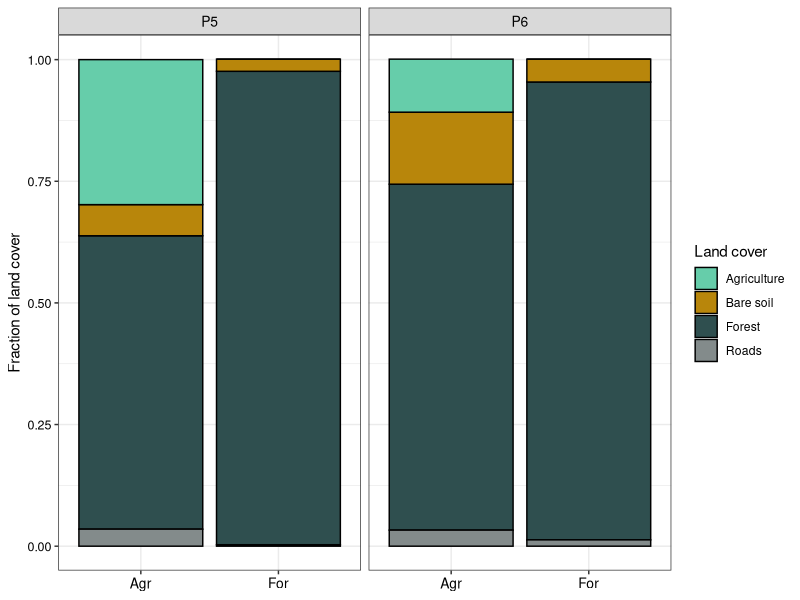
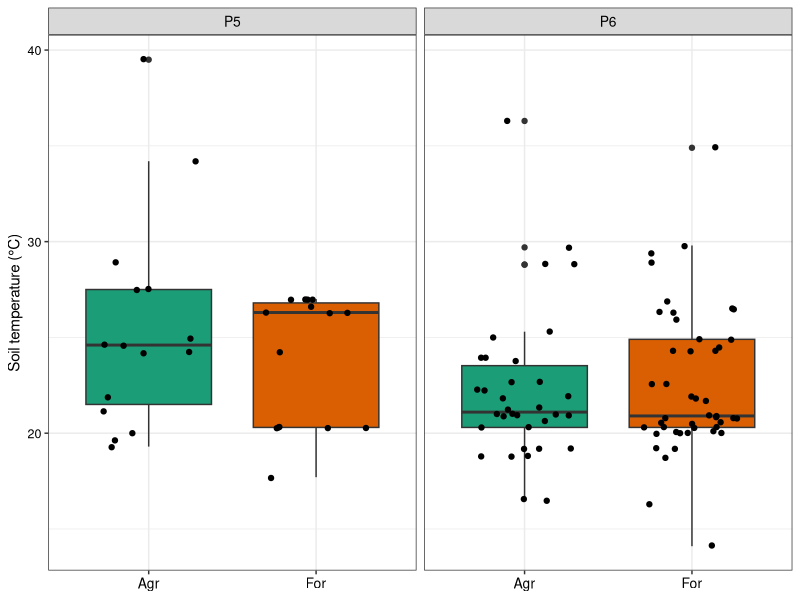
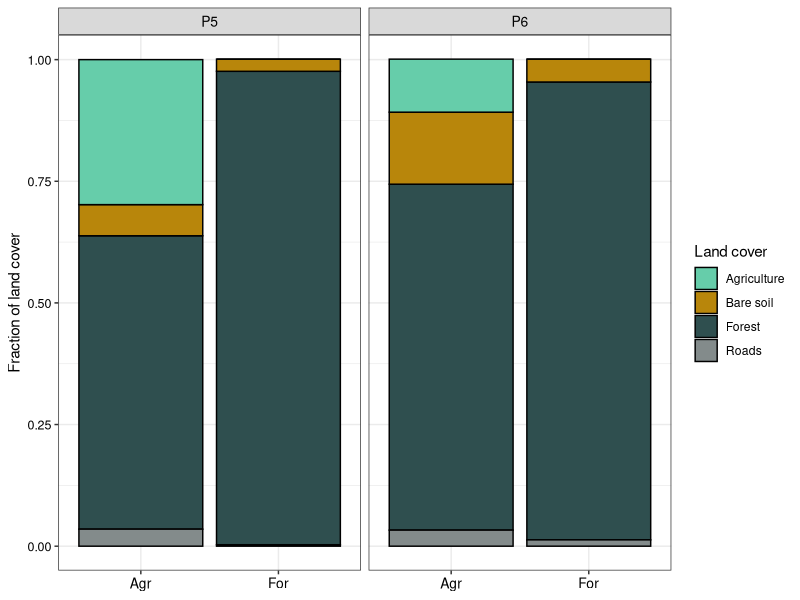
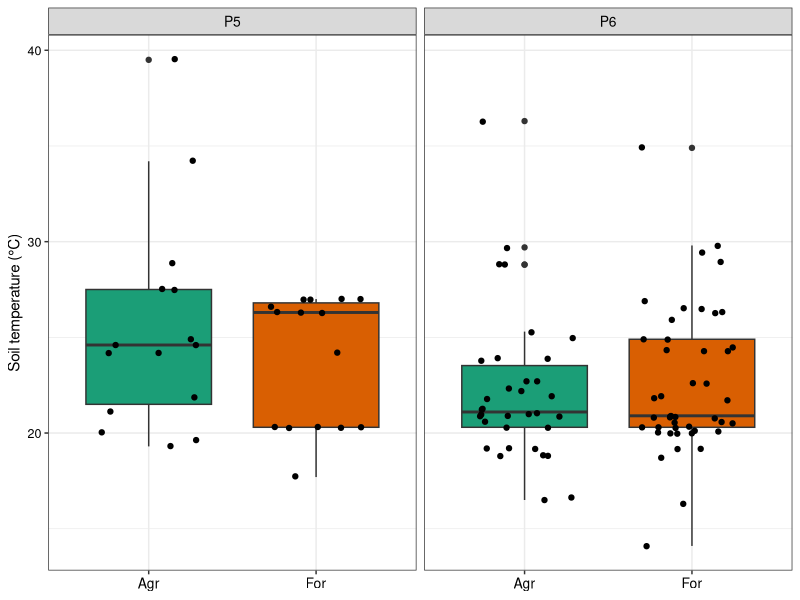

These figures' R source, in order: (Note: this script raises an error after producing the figures.)
## ---- chunk 1
library(ggplot2)
library(nortest)
## ---- chunk 2
#Enviromental variables database
Sg.env<-read.table("Data/Env_Data/Env_Data.txt",header=T)

#Transform to factor some variables
Sg.env$ID<-factor(Sg.env$ID)
Sg.env$Site<-factor(Sg.env$Site)
Sg.env$Polygon<-factor(Sg.env$Polygon)
Sg.env$Site_ID<-factor(Sg.env$Site_ID)

#Explore data
str(Sg.env)
summary(Sg.env)

#Landscape cover database
Sg.cov<-as.data.frame(read.table("Data/Env_Data/Cov_Data.txt",header=T))

#Transform to factor some variables
Sg.cov$Sites<-factor(Sg.cov$Sites)
Sg.cov$Coverage<-factor(Sg.cov$Coverage,labels=c("Agriculture","Bare soil","Forest","Roads"))

#Explore data
str(Sg.cov)
summary(Sg.env)
## ---- chunk 3
(Sg.lancov<-ggplot(data=Sg.cov, #Databas
            aes(x=Sites,y=Prop_Cov,fill=Coverage))+ #Axis definition
            geom_bar(stat="identity",color="black")+ #Geometry definition
            facet_wrap(~Polygon,scale="free_x")+ #Split plots
            ylab("Fraction of land cover")+ #y-axis legend
            scale_fill_manual(values=c("aquamarine3","darkgoldenrod","darkslategray","azure4"))+ #Colors definition
            theme_bw()+ #Canvas definition
            labs(fill="Land cover")+ #Rename legend
            scale_x_discrete(labels=c("Agr","For"))+ #Rename groups of x-axis
            theme(axis.title.x=element_blank(), #Remove title of x-axis
            strip.text.x=element_text(size=10,color="black"), #Size and color of strip.text.x
            axis.text.x=element_text(size=10,color="black"), #Size and color of axis.text.x
            axis.text.y=element_text(size=9,color="black"))) #Size and color of axis.text.y
## ---- chunk 4
ggsave("Analysis/Env_Vars/Figures/Sg.lancov.pdf",dpi=300,limitsize=TRUE,
       width=10,height=7)
## ---- chunk 5
#Plot with St between sites within polygons
(Sg.St<-ggplot(data=Sg.env, #Database
             aes(x=Site_ID,y=St))+ #Axis definition
             geom_boxplot(aes(fill=Site))+ #Geometry definition
             geom_jitter(aes(fill=Site),width=0.3)+ #Geometry definition
             facet_wrap(~Polygon,scale="free_x")+ #Split plots
             ylab("Soil temperature (°C)")+ #y-axis legend
             scale_fill_brewer(palette="Dark2")+ #Colors definition
             scale_x_discrete(labels=c("Agr","For"))+ #Rename groups of x-axis
             theme_bw()+ #Canvas definition
             theme(legend.position="none",axis.title.x=element_blank(), #Remove title of x-axis
             strip.text.x=element_text(size=10,color="black"), #Size and color of strip.text.x
             axis.text.x=element_text(size=10,color="black"), #Size and color of axis.text.x
             axis.text.y=element_text(size=9,color="black"))) #Size and color of axis.text.y
## ---- chunk 6
ggsave("Analysis/Env_Vars/Figures/Sg.St.pdf",dpi=300,limitsize=TRUE,
       width=10,height=7)
## ---- chunk 7
#Shapiro test used to n<50
#shapiro.test(Sg.env$St)

#Lillie test used to n>=50
lillie.test(Sg.env$St)
## ---- chunk 8
#Filter by sites within of each polygon to pr
#Only samples of P6For
P6For<-filter(Sg.env,Site_ID=="P6For")
shapiro.test(P6For$St) #(n<50) 
lillie.test(P6For$St) #(n>=50)
#St for P6For non-normal

#Only samples of P6Agr
P6Agr<-filter(Sg.env,Site_ID=="P6Agr")
shapiro.test(P6For$St) #(n<50) 
lillie.test(P6For$St) #(n>=50)
#St for P6Agr non-normal

#Only samples of P5For
P5For<-filter(Sg.env,Site_ID=="P5For")
shapiro.test(P5For$St) #(n<50) 
lillie.test(P5For$St) #(n>=50)
#St for P5For non-normal

#Only samples of P6Agr
P5Agr<-filter(Sg.env,Site_ID=="P5Agr")
shapiro.test(P5For$St) #(n<50) 
lillie.test(P5For$St) #(n>=50)
#St for P5Agr non-normal
## ---- chunk 9
#Extract samples of Polygon 6 to do Wilcox test
P6<-filter(Sg.env,Polygon=="P6")


#Wilcox test to estimate if there are significant differences
wilcox.test(data=P6,St~Site,exact=F) #No significant differences

#Extract samples of Polygon 5 to do Wilcox test
P5<-filter(Sg.env,Polygon=="P5")

#Wilcox test to estimate if there are significant differences
wilcox.test(data=P5,St~Site,exact=F) #No significant differences
## ---- chunk 10
ggplot(data=Sg.env, #Databas
            aes(x=Site,y=At))+ #Axis definition
            geom_boxplot(aes(colour=Site))+
            geom_jitter(aes(colour=Site))+
            #facet_wrap(~Site,scale="free_x")+
            theme_bw()+
            theme(legend.position=)
## ---- chunk 11
shapiro.test(Sg.env$At) #(n<50)
lillie.test(Sg.env$At) #(n>=50)

ggplot(Sg.env,aes(x=At,y=..density..))+
       geom_histogram(binwidth=1,col='black',fill='orange')+
       theme_bw()

#filtrar por sitio
#Agr<-filter(Sg.env,Site=="Agr")
shapiro.test(Agr$At) #(n<50) Agr tiene 48 muestras
lillie.test(Agr$At) #(n>=50)

ggplot(Agr,aes(x=At,y=..density..))+
       geom_histogram(binwidth=1,col='black',fill='orange')+
       theme_bw()

#For<-filter(Sg.env,Site=="For")
shapiro.test(For$At) #(n<50) 
lillie.test(For$At) #(n>=50) For tiene 61 muestras

ggplot(For,aes(x=At,y=..density..))+
       geom_histogram(binwidth=1,col='black',fill='orange')+
       theme_bw()
## ---- chunk 12
wilcox.test(data=Sg.env,At~Site,exact=F) #si hay diferencias significativas
## ---- chunk 13
ggplot(data=Sg.env, #Databas
            aes(x=Site,y=RH))+ #Axis definition
            geom_boxplot(aes(colour=Site))+
            geom_jitter(aes(colour=Site))+
            #facet_wrap(~Site,scale="free_x")+
            theme_bw()+
            theme(legend.position=)
## ---- chunk 14
shapiro.test(Sg.env$RH) #(n<50)
lillie.test(Sg.env$RH) #(n>=50)

ggplot(Sg.env,aes(x=RH,y=..density..))+
       geom_histogram(binwidth=1,col='black',fill='orange')+
       theme_bw()

#filtrar por sitio
#Agr<-filter(Sg.env,Site=="Agr")
shapiro.test(Agr$RH) #(n<50) Agr tiene 48 muestras
lillie.test(Agr$RH) #(n>=50)

ggplot(Agr,aes(x=RH,y=..density..))+
       geom_histogram(binwidth=1,col='black',fill='orange')+
       theme_bw()

#For<-filter(Sg.env,Site=="For")
shapiro.test(For$RH) #(n<50) 
lillie.test(For$RH) #(n>=50) For tiene 61 muestras

ggplot(For,aes(x=RH,y=..density..))+
       geom_histogram(binwidth=1,col='black',fill='orange')+
       theme_bw()
## ---- chunk 15
wilcox.test(data=Sg.env,RH~Site,exact=F) #si hay diferencias significativas
## ---- chunk 16
ggplot(data=Sg.env, #Databas
            aes(x=Site,y=Slope))+ #Axis definition
            geom_boxplot(aes(colour=Site))+
            geom_jitter(aes(colour=Site))+
            #facet_wrap(~Site,scale="free_x")+
            theme_bw()+
            theme(legend.position=)
## ---- chunk 17
shapiro.test(Sg.env$Slope) #(n<50)
lillie.test(Sg.env$Slope) #(n>=50)

ggplot(Sg.env,aes(x=Slope,y=..density..))+
       geom_histogram(binwidth=1,col='black',fill='orange')+
       theme_bw()

#filtrar por sitio
#Agr<-filter(Sg.env,Site=="Agr")
shapiro.test(Agr$Slope) #(n<50) Agr tiene 48 muestras
lillie.test(Agr$Slope) #(n>=50)

ggplot(Agr,aes(x=Slope,y=..density..))+
       geom_histogram(binwidth=1,col='black',fill='orange')+
       theme_bw()

#For<-filter(Sg.env,Site=="For")
shapiro.test(For$Slope) #(n<50) 
lillie.test(For$Slope) #(n>=50) For tiene 61 muestras

ggplot(For,aes(x=Slope,y=..density..))+
       geom_histogram(binwidth=1,col='black',fill='orange')+
       theme_bw()
## ---- chunk 18
wilcox.test(data=Sg.env,Slope~Site,exact=F) #si hay diferencias significativas
## ---- chunk 19
ggplot(data=Sg.env, #Databas
            aes(x=Site,y=MSI))+ #Axis definition
            geom_boxplot(aes(colour=Site))+
            geom_jitter(aes(colour=Site))+
            #facet_wrap(~Site,scale="free_x")+
            theme_bw()+
            theme(legend.position=)
## ---- chunk 20
shapiro.test(Sg.env$MSI) #(n<50)
lillie.test(Sg.env$MSI) #(n>=50)

ggplot(Sg.env,aes(x=MSI,y=..density..))+
       geom_histogram(binwidth=1,col='black',fill='orange')+
       theme_bw()

#filtrar por sitio
#Agr<-filter(Sg.env,Site=="Agr")
shapiro.test(Agr$MSI) #(n<50) Agr tiene 48 muestras
lillie.test(Agr$MSI) #(n>=50)

ggplot(Agr,aes(x=MSI,y=..density..))+
       geom_histogram(binwidth=1,col='black',fill='orange')+
       theme_bw()

#For<-filter(Sg.env,Site=="For")
shapiro.test(For$MSI) #(n<50) 
lillie.test(For$MSI) #(n>=50) For tiene 61 muestras

ggplot(For,aes(x=MSI,y=..density..))+
       geom_histogram(binwidth=1,col='black',fill='orange')+
       theme_bw()
## ---- chunk 21
wilcox.test(data=Sg.env,MSI~Site,exact=F) #no hay diferencias significativas
## ---- chunk 22


ggplot(data=Sg.env, #Databas
            aes(x=Site,y=DEM))+ #Axis definition
            #geom_boxplot(aes(colour=Site))+
            geom_jitter(aes(colour=Site))+
            #facet_wrap(~Site,scale="free_x")+
            theme_bw()+
            theme(legend.position=)
## ---- chunk 23
shapiro.test(Sg.env$DEM) #(n<50)
lillie.test(Sg.env$DEM) #(n>=50)

ggplot(Sg.env,aes(x=DEM,y=..density..))+
       geom_histogram(binwidth=1,col='black',fill='orange')+
       theme_bw()

#filtrar por sitio
#Agr<-filter(Sg.env,Site=="Agr")
shapiro.test(Agr$DEM) #(n<50) Agr tiene 48 muestras
lillie.test(Agr$DEM) #(n>=50)

ggplot(Agr,aes(x=DEM,y=..density..))+
       geom_histogram(binwidth=1,col='black',fill='orange')+
       theme_bw()

#For<-filter(Sg.env,Site=="For")
shapiro.test(For$DEM) #(n<50) 
lillie.test(For$DEM) #(n>=50) For tiene 61 muestras

ggplot(For,aes(x=DEM,y=..density..))+
       geom_histogram(binwidth=1,col='black',fill='orange')+
       theme_bw()
## ---- chunk 24
wilcox.test(data=Sg.env,DEM~Site,exact=F) #si hay diferencias significativas
## ---- chunk 25
ggplot(data=Sg.env, #Databas
            aes(x=Site,y=NDVI))+ #Axis definition
            geom_boxplot(aes(colour=Site))+
            geom_jitter(aes(colour=Site))+
            #facet_wrap(~Site,scale="free_x")+
            theme_bw()+
            theme(legend.position=)
## ---- chunk 26
shapiro.test(Sg.env$NDVI) #(n<50)
lillie.test(Sg.env$NDVI) #(n>=50)

ggplot(Sg.env,aes(x=NDVI,y=..density..))+
       geom_histogram(binwidth=1,col='black',fill='orange')+
       theme_bw()

#filtrar por sitio
#Agr<-filter(Sg.env,Site=="Agr")
shapiro.test(Agr$NDVI) #(n<50) Agr tiene 48 muestras
lillie.test(Agr$NDVI) #(n>=50)

ggplot(Agr,aes(x=NDVI,y=..density..))+
       geom_histogram(binwidth=1,col='black',fill='orange')+
       theme_bw()

#For<-filter(Sg.env,Site=="For")
shapiro.test(For$NDVI) #(n<50) 
lillie.test(For$NDVI) #(n>=50) For tiene 61 muestras

ggplot(For,aes(x=NDVI,y=..density..))+
       geom_histogram(binwidth=1,col='black',fill='orange')+
       theme_bw()
## ---- chunk 27
wilcox.test(data=Sg.env,NDVI~Site,exact=F) #si hay diferencias significativas
## ---- chunk 28
ggplot(data=Sg.env, #Databas
            aes(x=Site,y=Aspect))+ #Axis definition
            geom_boxplot(aes(colour=Site))+
            geom_jitter(aes(colour=Site))+
            #facet_wrap(~Site,scale="free_x")+
            theme_bw()+
            theme(legend.position=)
## ---- chunk 29
shapiro.test(Sg.env$Aspect) #(n<50)
lillie.test(Sg.env$Aspect) #(n>=50)

ggplot(Sg.env,aes(x=Aspect,y=..density..))+
       geom_histogram(binwidth=1,col='black',fill='orange')+
       theme_bw()

#filtrar por sitio
#Agr<-filter(Sg.env,Site=="Agr")
shapiro.test(Agr$Aspect) #(n<50) Agr tiene 48 muestras
lillie.test(Agr$Aspect) #(n>=50)

ggplot(Agr,aes(x=Aspect,y=..density..))+
       geom_histogram(binwidth=1,col='black',fill='orange')+
       theme_bw()

#For<-filter(Sg.env,Site=="For")
shapiro.test(For$Aspect) #(n<50) 
lillie.test(For$Aspect) #(n>=50) For tiene 61 muestras

ggplot(For,aes(x=Aspect,y=..density..))+
       geom_histogram(binwidth=1,col='black',fill='orange')+
       theme_bw()
## ---- chunk 30
wilcox.test(data=Sg.env,Aspect~Site,exact=F) #ni hay diferencias significativas
## ---- chunk 31
ggplot(data=Sg.env, #Databas
            aes(x=Site,y=Bt))+ #Axis definition
            geom_boxplot(aes(colour=Site))+
            geom_jitter(aes(colour=Site))+
            #facet_wrap(~Site,scale="free_x")+
            theme_bw()+
            theme(legend.position=)
## ---- chunk 32
shapiro.test(Sg.env$Bt) #(n<50)
lillie.test(Sg.env$Bt) #(n>=50)

ggplot(Sg.env,aes(x=Bt,y=..density..))+
       geom_histogram(binwidth=0.5,col='black',fill='orange')+
       theme_bw()

#filtrar por sitio
Agr<-filter(Sg.env,Site=="Agr")
shapiro.test(Agr$Bt) #(n<50) Agr tiene 48 muestras
lillie.test(Agr$Bt) #(n>=50)

ggplot(Agr,aes(x=Bt,y=..density..))+
       geom_histogram(binwidth=1,col='black',fill='orange')+
       theme_bw()

For<-filter(Sg.env,Site=="For")
shapiro.test(For$Bt) #(n<50) 
lillie.test(For$Bt) #(n>=50) For tiene 61 muestras

ggplot(For,aes(x=Bt,y=..density..))+
       geom_histogram(binwidth=1,col='black',fill='orange')+
       theme_bw()
## ---- chunk 33
wilcox.test(data=Sg.env,Bt~Site,exact=F) #no hay diferencias significativas

t.test(data=Sg.env,Bt~Site)
## ---- chunk 34
ggplot(data=Sg.env, #Databas
            aes(x=Site,y=Soil))+ #Axis definition
            geom_boxplot(aes(colour=Site))+
            geom_jitter(aes(colour=Site))+
            #facet_wrap(~Site,scale="free_x")+
            theme_bw()+
            theme(legend.position=)
## ---- chunk 35

shapiro.test(Sg.env$Soil) #(n<50)
lillie.test(Sg.env$Soil) #(n>=50)

ggplot(Sg.env,aes(x=Soil,y=..density..))+
       geom_histogram(binwidth=0.5,col='black',fill='orange')+
       theme_bw()

#filtrar por sitio
#Agr<-filter(Sg.env,Site=="Agr")
shapiro.test(Agr$Soil) #(n<50) Agr tiene 48 muestras
lillie.test(Agr$Soil) #(n>=50)

ggplot(Agr,aes(x=Soil,y=..density..))+
       geom_histogram(binwidth=1,col='black',fill='orange')+
       theme_bw()

#For<-filter(Sg.env,Site=="For")
shapiro.test(For$Soil) #(n<50) 
lillie.test(For$Soil) #(n>=50) For tiene 61 muestras

ggplot(For,aes(x=Soil,y=..density..))+
       geom_histogram(binwidth=1,col='black',fill='orange')+
       theme_bw()
## ---- chunk 36
wilcox.test(data=Sg.env,Soil~Site,exact=F) #No hay diferencias significativas
